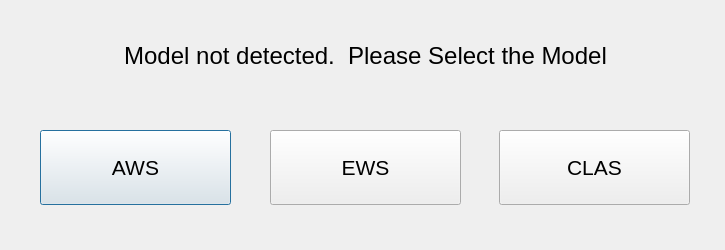
<?xml version="1.0" encoding="UTF-8"?>
<ui version="4.0">
 <class>ManufacturingImageDialog</class>
 <widget class="QDialog" name="ManufacturingImageDialog">
  <property name="enabled">
   <bool>true</bool>
  </property>
  <property name="geometry">
   <rect>
    <x>0</x>
    <y>0</y>
    <width>725</width>
    <height>250</height>
   </rect>
  </property>
  <property name="windowTitle">
   <string>Dialog</string>
  </property>
  <property name="autoFillBackground">
   <bool>false</bool>
  </property>
  <property name="styleSheet">
   <string notr="true">QDialog#timeEntryDialog
{
	background-color: rgb(240, 240, 240);
	foreground-color: black;
}
</string>
  </property>
  <widget class="QWidget" name="verticalLayoutWidget">
   <property name="geometry">
    <rect>
     <x>907</x>
     <y>490</y>
     <width>81</width>
     <height>81</height>
    </rect>
   </property>
   <layout class="QVBoxLayout" name="verticalLayout"/>
  </widget>
  <widget class="QPushButton" name="btnAWS">
   <property name="geometry">
    <rect>
     <x>40</x>
     <y>130</y>
     <width>191</width>
     <height>75</height>
    </rect>
   </property>
   <property name="font">
    <font>
     <pointsize>16</pointsize>
    </font>
   </property>
   <property name="text">
    <string>AWS</string>
   </property>
  </widget>
  <widget class="QPushButton" name="btnEWS">
   <property name="geometry">
    <rect>
     <x>270</x>
     <y>130</y>
     <width>191</width>
     <height>75</height>
    </rect>
   </property>
   <property name="font">
    <font>
     <pointsize>16</pointsize>
    </font>
   </property>
   <property name="text">
    <string>EWS</string>
   </property>
  </widget>
  <widget class="QPushButton" name="btnCLAS">
   <property name="geometry">
    <rect>
     <x>499</x>
     <y>130</y>
     <width>191</width>
     <height>75</height>
    </rect>
   </property>
   <property name="font">
    <font>
     <pointsize>16</pointsize>
    </font>
   </property>
   <property name="text">
    <string>CLAS</string>
   </property>
  </widget>
  <widget class="QLabel" name="label_24">
   <property name="geometry">
    <rect>
     <x>10</x>
     <y>10</y>
     <width>711</width>
     <height>91</height>
    </rect>
   </property>
   <property name="font">
    <font>
     <pointsize>18</pointsize>
    </font>
   </property>
   <property name="styleSheet">
    <string notr="true"/>
   </property>
   <property name="text">
    <string>Model not detected.  Please Select the Model</string>
   </property>
   <property name="alignment">
    <set>Qt::AlignCenter</set>
   </property>
  </widget>
 </widget>
 <resources/>
 <connections/>
</ui>
